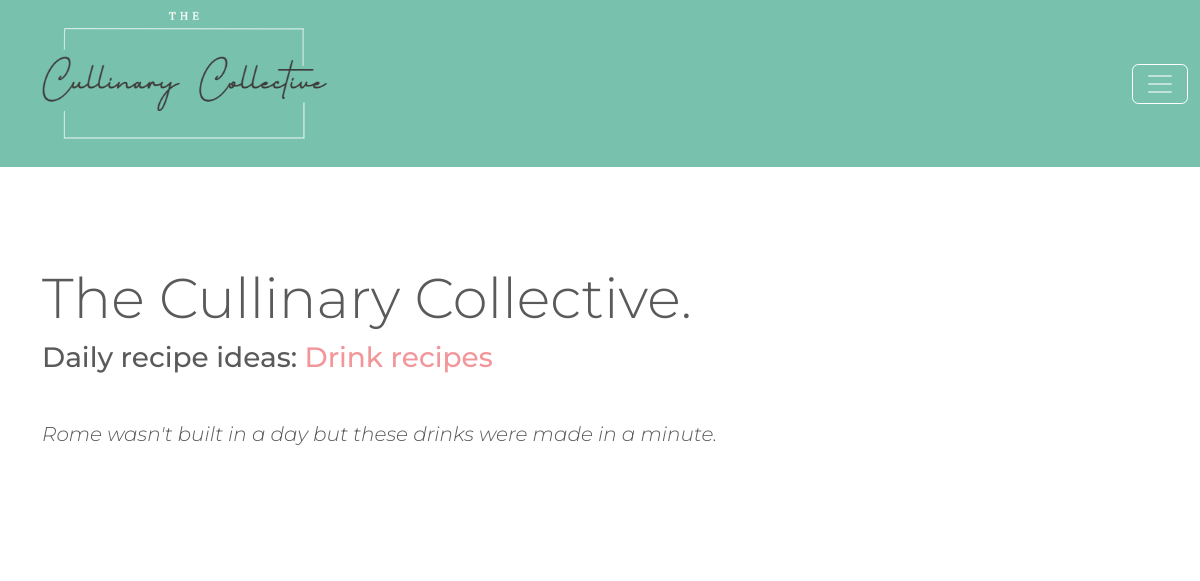
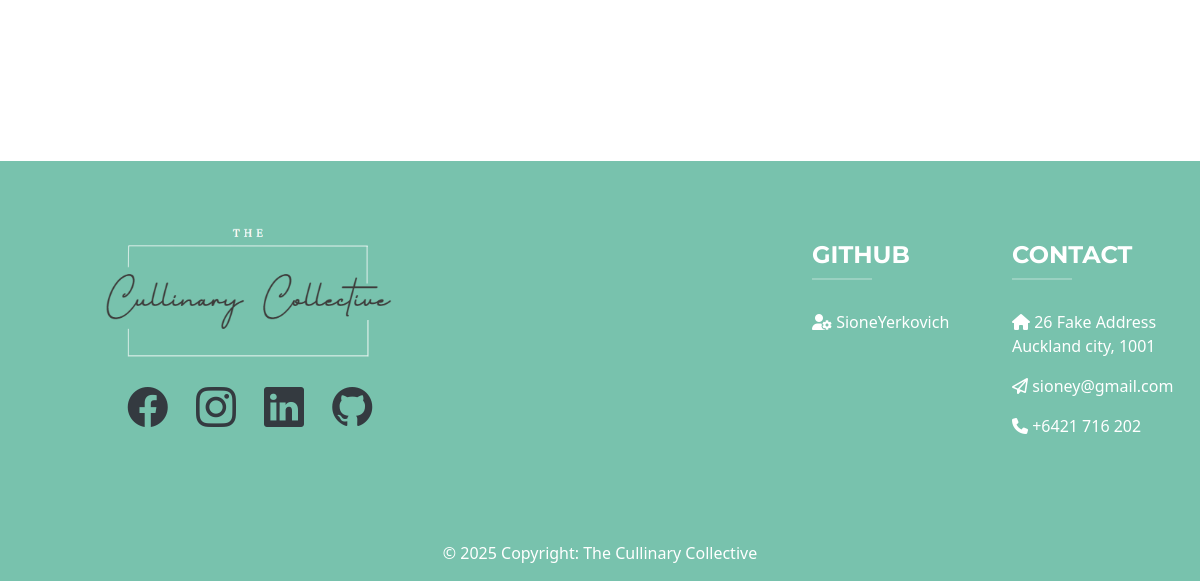
/daily-recipes/drinks/, run on an earlier commit of the app's database (2 pictures, top to bottom).
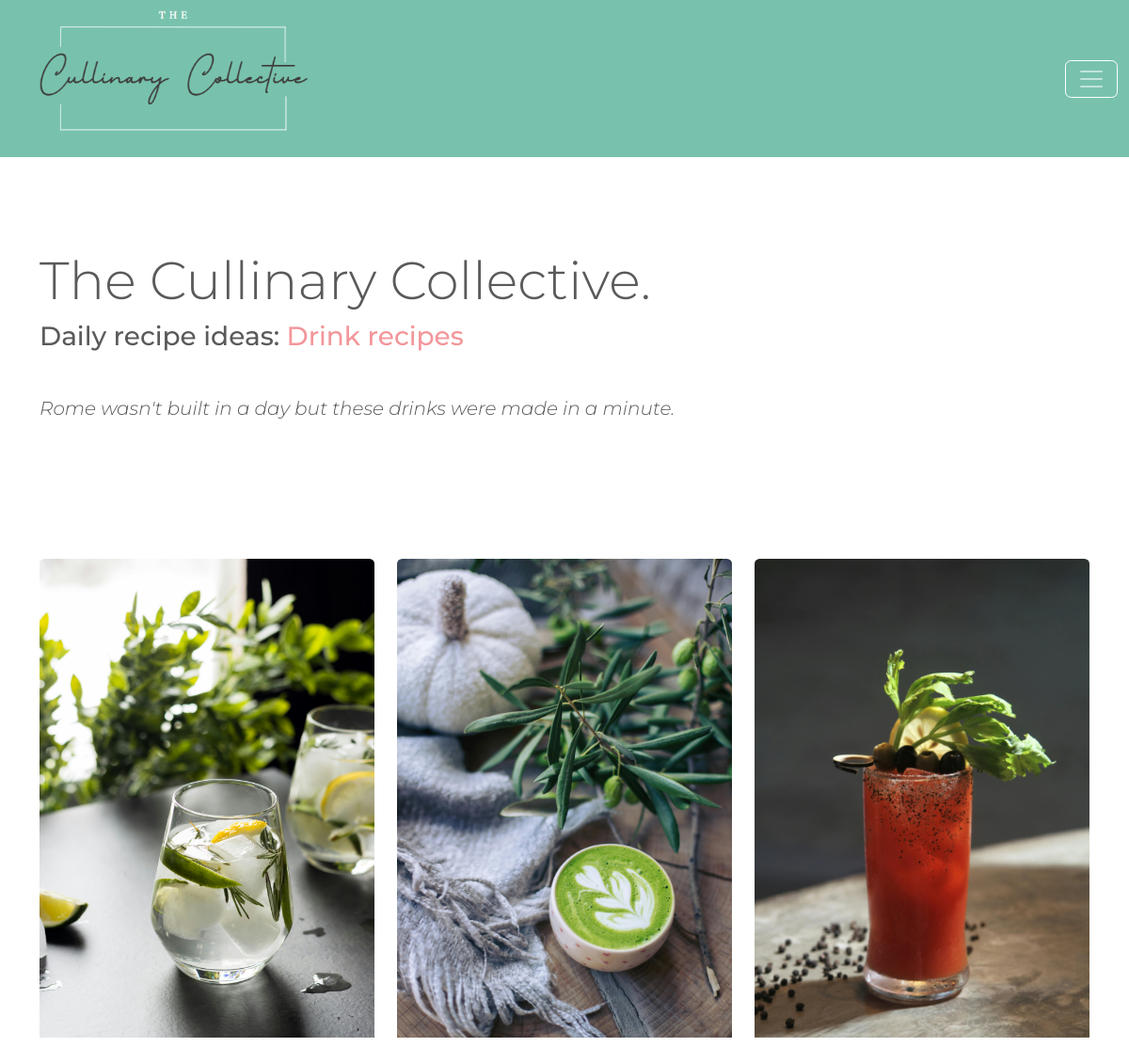
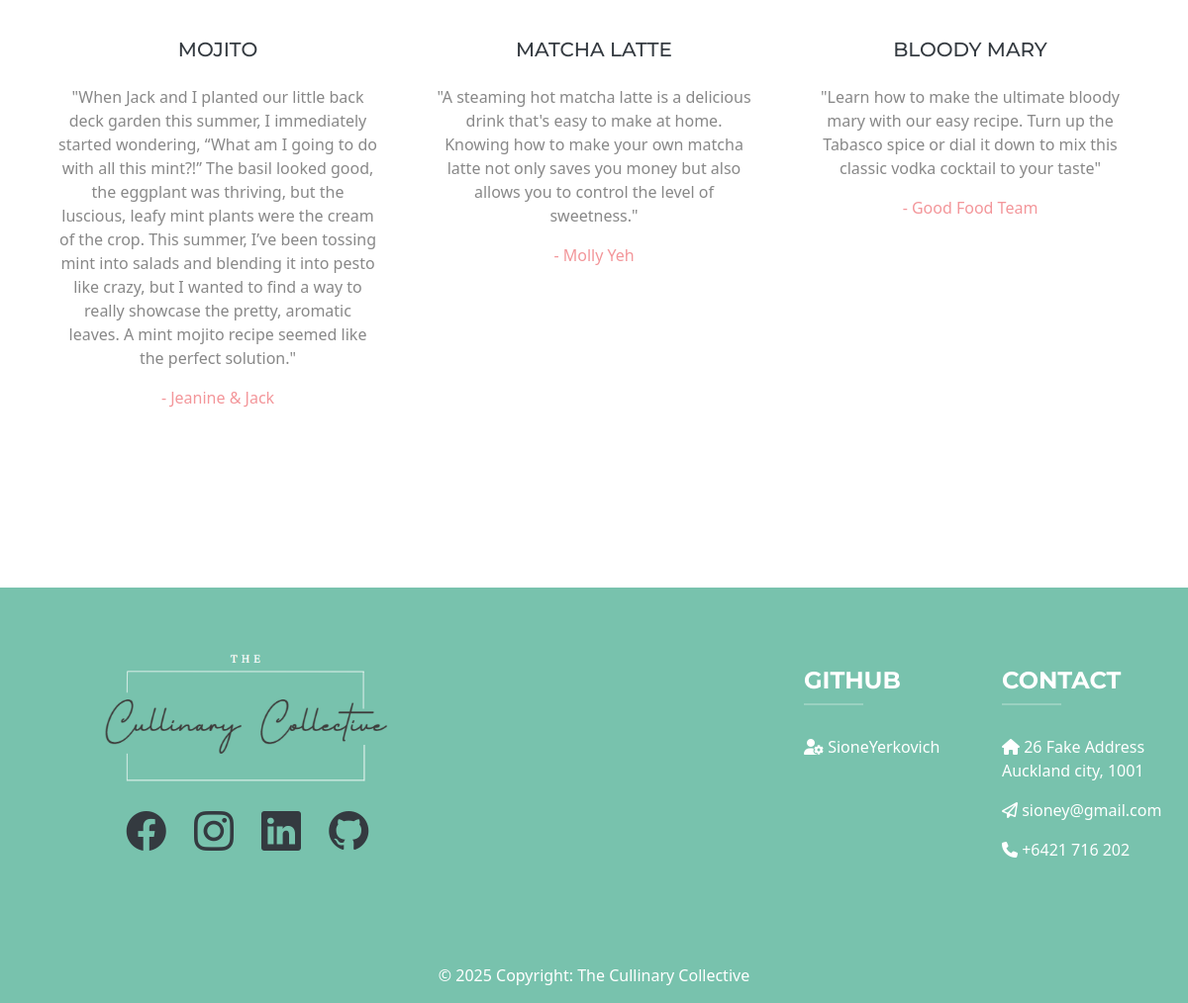
And on a later commit of the database (2 pictures, top to bottom).
### main/models.py (models this page shows, shortened)
class Recipe(models.Model):
    user = models.ForeignKey(User, on_delete=models.CASCADE, related_name='recipes')
    Name = models.CharField(max_length=100)
    image = models.ImageField()
    author = models.TextField(max_length=50)
    description = models.TextField(max_length=600)
    ingredients = models.TextField()
    instructions = models.TextField()
    category = models.ForeignKey('Category', blank=True, null=True, on_delete=models.SET_NULL)
    subcategory = models.ForeignKey('SubCategory', blank=True, null=True, on_delete=models.SET_NULL)

### main/views.py (the view)
# urls.py: path("daily-recipes/drinks/", views.daily_recipes_drinks_view, name="daily-recipes-drinks"),
def daily_recipes_drinks_view(request):
    fetchRecipes = Recipe.objects.filter(user__username = "admin", subcategory__type = "Drinks")
    return render(request, "main/DailyDrinks.html", {'recipes': fetchRecipes})

### main/templates/main/DailyDrinks.html (shortened to what this page needs)
{% load static %}
<!doctype html>
<html lang="en">
    <head>
        <link
            href="https://cdn.jsdelivr.net/npm/bootstrap@5.3.2/dist/css/bootstrap.min.css"
            rel="stylesheet"
        />
        <link rel="stylesheet" href="https://cdn.jsdelivr.net/npm/bootstrap-icons@1.11.3/font/bootstrap-icons.min.css">
        <link href="https://cdnjs.cloudflare.com/ajax/libs/font-awesome/6.0.0-beta3/css/all.min.css" rel="stylesheet">
        <link rel="stylesheet" href="https://bootswatch.com/5/minty/bootstrap.min.css">
        <link rel="stylesheet" href="https://cdnjs.cloudflare.com/ajax/libs/animate.css/4.1.1/animate.min.css"
        />
    </head>
    <body>
        <header class="bg-primary">
            <nav class="navbar navbar-expand-xxl" data-bs-theme="dark">
                <div class="container-fluid">
                    <div class="ms-lg-4">
                        <img src="{% static 'main/images/TCC logo.PNG' %}" class="img-fluid navLogo" width="300px" alt="TCC logo">
                    </div>
                    <button class="navbar-toggler border-white" type="button" data-bs-toggle="collapse" data-bs-target="#navbarColor01" aria-controls="navbarColor01" aria-expanded="false">
                        <span class="navbar-toggler-icon"></span>
                    </button>
                </div>
            </nav>
        </header>
        <main>
            <div class="col-xs-12" style="height:50px;">
            </div>
             <div class="container my-5">
                <h1 class="display-4 animate__animated animate__fadeIn text-md-start text-center">The Cullinary Collective.</h1>
                <h3 class="animate__animated animate__fadeIn mb-5 text-md-start text-center">Daily recipe ideas: <span class="text-secondary">Drink recipes</span></h3>
                <h1 class="fst-italic lead animate__animated animate__fadeIn text-md-start text-center">Rome wasn't built in a day but these drinks were made in a minute.</h1>
             </div>
             <div class="col-xs-12" style="height:100px;">
            </div>
            <div class="container">
                <div class="row">
                    {% for recipe in recipes %}
                    <div class="col-md-4 col-sm-8 offset-sm-2 offset-md-0">
                        <div class="card border-0">
                            <a href="#" data-bs-toggle="modal" data-bs-target="#recipeModal{{ recipe.id }}"><img src="{{ recipe.image.url }}" class="zoom card-img-top img-fluid animate__animated animate__fadeIn" alt="{{ recipe.Name }}"></a>
                            <div class="card-body">
                                <a href="#" data-bs-toggle="modal" data-bs-target="#recipeModal{{ recipe.id }}"><h5 class="dailyrecipe card-title text-dark text-center my-4">{{ recipe.Name }}</h5></a>
                                <p class="card-text text-center">"{{ recipe.description }}"
                                </p>
                                <p class="text-center text-secondary">- <span class="text-secondary">{{ recipe.author }}</span></p>
                            </div>
                        </div>
                    </div>
                    {% endfor %}
                </div>
            </div>
        </main>
        <div class="col-xs-12" style="height:100px;">
        </div>
        <footer class="text-center text-lg-start text-white pt-3 mt-5 bg-primary">
                <div class="container-fluid text-center text-md-start mt-5">
                  <div class="row mt-3">
                    <div class="text-md-center col-md-12 col-lg-6 col-xl-5  mb-4">
                      <img src="{% static 'main/images/TCC logo.PNG' %}" class="img-fluid" width="300" alt="TCC logo">
                      <p>
                          <a href="https://www.facebook.com" target="_blank"><btn type="button" class="text-white me-4" style="font-size: 2.5rem" aria-label="Facebook button">
                            <i class="bi bi-facebook text-dark"><span class="visually-hidden">Facebook Icon</span></i>
                          </a>
                          <a href="https://www.instagram.com/" target="_blank"><btn type="button" class="text-white me-4" style="font-size: 2.5rem" aria-label="Instagram button">
                            <i class="bi bi-instagram text-dark"><span class="visually-hidden">Instagram Icon</span></i>
                          </a>
                          <a href="https://www.linkedin.com/in/sione-yerkovich-38ba67341/" target="_blank"><btn type="button" class="text-white me-4" style="font-size: 2.5rem" aria-label="LinkedIn button">
                            <i class="bi bi-linkedin text-dark"><span class="visually-hidden">Linkedin Icon</span></i>
                          </a>
                          <a href="https://github.com/SioneYerkovich" target="_blank"><btn type="button" class="text-white mb-5" style="font-size: 2.5rem" aria-label="Github button">
                            <i class="bi bi-github text-dark"><span class="visually-hidden">Github Icon</span></i>
                          </a>
                      </p>
                    </div>
                    <div class="col-md-12 col-lg-1 col-xl-3 mx-auto mb-4">
                    </div>
                    <div class="text-md-center text-lg-start col-md-12 col-lg-1 col-xl-2 mx-auto mb-4 mt-3">
                      <h4 class="text-uppercase fw-bold text-white">Github</h4>
                      <hr
                          class="mb-4 mt-0 d-inline-block mx-auto"
                          style="width: 60px; background-color: #ffffff; height: 2px"
                          />
                      <p><i class="fa fa-user-gear"></i> SioneYerkovich</p>
                    </div>
                    <div class="text-md-center text-lg-start col-md-12 col-lg-2 col-xl-2 mx-auto mb-4 mt-3">
                      <h4 class="text-uppercase fw-bold text-white">Contact</h4>
                      <hr
                          class="mb-4 mt-0 d-inline-block mx-auto"
                          style="width: 60px; background-color: #ffffff; height: 2px"
                          />
                      <p><i class="fa fa-house"></i> 26 Fake Address <br>Auckland city, 1001</p>
                      <p><i class="fa-regular fa-paper-plane"></i> sioney@gmail.com</p>
                      <p><i class="fa fa-phone"></i> +6421 716 202</p>
                    </div>
                  </div>
                </div>
              <div class="text-center p-3 bg-primary">
                © 2025 Copyright:
                <a class="text-white" href="index.html">The Cullinary Collective</a>
              </div>
        </footer>
    </body>
</html>

### main/templates/main/DailyDrinks.html (style rules this page uses)
a { text-decoration: none; }
.zoom { transition: transform .2s; }

What changed in the data, as far as the page shows it:
added Recipe: image (picture), Name "MOJITO", description "When Jack and I planted our little back deck garden this summer, I immediately started wondering, “What am I going to do with all this mint?!” The basil looked good, the eggplant was thriving, but the luscious, leafy mint plants were the cream of the crop. This summer, I’ve been tossing mint into salads and blending it into pesto like crazy, but I wanted to find a way to really showcase the pretty, aromatic leaves. A mint mojito recipe seemed like the perfect solution.", author "Jeanine & Jack"
added Recipe: image (picture), Name "MATCHA LATTE", description "A steaming hot matcha latte is a delicious drink that's easy to make at home. Knowing how to make your own matcha latte not only saves you money but also allows you to control the level of sweetness.", author "Molly Yeh"
added Recipe: image (picture), Name "BLOODY MARY", description "Learn how to make the ultimate bloody mary with our easy recipe. Turn up the Tabasco spice or dial it down to mix this classic vodka cocktail to your taste", author "Good Food Team"
